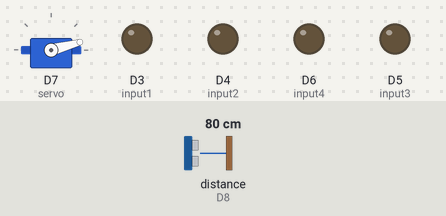
Bench run of a sketch on a simulated ESP8266 (NodeMCU). Shown: servo, output pins drawn as LEDs (lit = HIGH). Wiring (inferred from the names in the program): ultrasonic range finder: trigger D0; echo D8. The inputs (shaded band) are chosen by the test bench; at power-on: distance to the obstacle (sensor on D8) 80 cm. The echo pulse lasts 58.3 µs per cm; WiFi joins after 1.5 s; servers stay silent unless stated; pins used as bus, display or sensor lines are not drawn; what the sketch prints to the serial monitor is not drawn.

Above: at 2.7 s.
2.8 s: distance to the obstacle (sensor on D8) set to 19 cm
5.8 s: distance to the obstacle (sensor on D8) set to 14 cm
At 7.8 s:
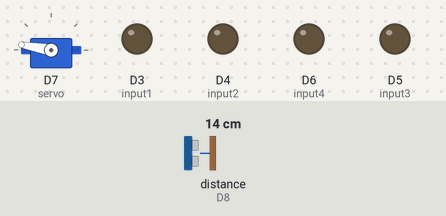
8.8 s: distance to the obstacle (sensor on D8) set to 15 cm
At 11.5 s:
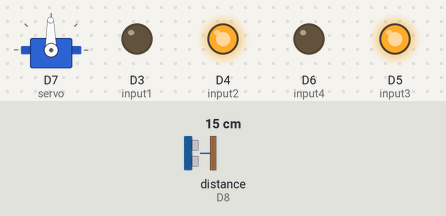
11.8 s: distance to the obstacle (sensor on D8) set to 18 cm
At 15.5 s:
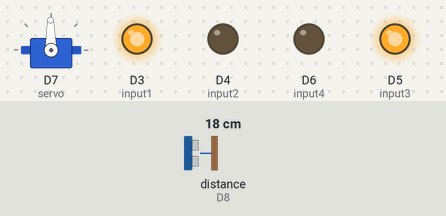
Timing chart, 0 to 15.8 s (numbered marks = the images above; inputs shaded):
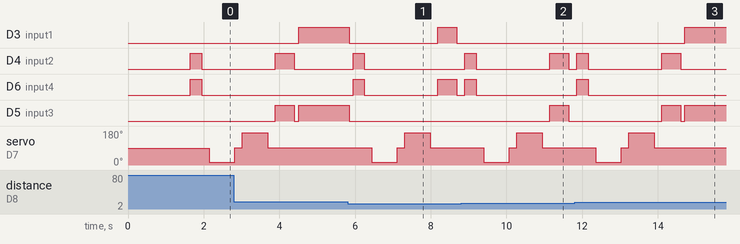

The sketch:

AnimoCombinedMode.ino
```cpp
#include<UniversalTelegramBot.h>
#include<ArduinoJson.h>
#include <Servo.h>
#include <ESP8266WiFi.h>
#include<WiFiClientSecure.h>

#define botToken "YOUR_BOT_TOKEN"
#define CHAT_ID "YOUR_CHAT_ID"

Servo servo;
WiFiClientSecure client;
UniversalTelegramBot bot(botToken,client);
int botRequestDelay = 1000;
unsigned long lastTimeBotRan;

char* ssid = "WIFI_SSID";
char* password = "WIFI_PASSWORD";
int echo=15,trig=16;
int input1=0,input2=2;    // LEFT Motor
int input3=14,input4=12;  // RIGHT Motor
int en1=5,en2=4;

int distance;


void handleMessages(int numNewMessages){
  Serial.println("Handle New messages");
  Serial.println(String(numNewMessages));
  for(int i=0;i<numNewMessages;i++){
    if (bot.messages[i].type ==  F("callback_query")) {
      String text = bot.messages[i].text;
      Serial.print("Call back button pressed with text: ");
      Serial.println(text);

      if (text == F("F")) {
        moveForward();
      } else if (text == F("B")) {
        moveBackward();
      } else if( text == F("L")){
        turnLeft();
      } else if(text == F("R")){
        turnRight();
      }else if(text == F("S")){
        stopBot();
      }
      }else{
        String chat_id = String(bot.messages[i].chat_id);
        Serial.println(chat_id);
        if(chat_id != CHAT_ID){
          bot.sendMessage(chat_id,"Unauthorized user");
          continue;
        }
        String text = bot.messages[i].text;
        Serial.println(text);
        String from_name = bot.messages[i].from_name;
        if (text == "/start") {
          String welcome = "Welcome, " + from_name + ".\n";
          welcome += "Use the following commands to control your outputs.\n\n";
          welcome += "/F to Move Forward \n";
          welcome += "/B to Move Backward\n";
          welcome += "/L to Left Turn\n";
          welcome += "/R to Right Turn\n";
          bot.sendMessage(chat_id, welcome, "");
        }
        if (text == "/options")
        {
            String keyboardJson = F("[[{ \"text\" : \"Forward\", \"callback_data\" : \"F\" },{ \"text\" : \"Backward\", \"callback_data\" : \"B\" }],");
            keyboardJson += F("[{ \"text\" : \"Left\", \"callback_data\" : \"L\" },{ \"text\" : \"Right\", \"callback_data\" : \"R\" }],");
            keyboardJson += F("[{ \"text\" : \"Stop\", \"callback_data\" : \"S\" }]]");
            bot.sendMessageWithInlineKeyboard(chat_id, "Commands", "", keyboardJson);
        }
      }
  }
}

void setup() {
  // put your setup code here, to run once:
  Serial.begin(9600);
  servo.attach(D7);
  servo.write(90);
  WiFi.begin(ssid, password);
  while(WiFi.status() != WL_CONNECTED){
    delay(500);
    Serial.print(".");
  }

  Serial.println("WiFi connected");
  Serial.println("Server Started");
  Serial.print("IP Address of network: ");
  Serial.println(WiFi.localIP());

  #ifdef ESP8266
    client.setInsecure();
  #endif
  pinMode(trig,OUTPUT);
  pinMode(echo,INPUT);
  pinMode(input1,OUTPUT);
  pinMode(input2,OUTPUT);
  pinMode(input3,OUTPUT);
  pinMode(input4,OUTPUT);
}


void loop() {
//  if (millis() > lastTimeBotRan + botRequestDelay)  {
//    int numNewMessages = bot.getUpdates(bot.last_message_received + 1);
    int distanceR = 0;
    int distanceL =  0;
    delay(40);
    Serial.print(distance);
    if(distance<=15)
    {
      stopBot();
      delay(100);
      moveBackward();
      delay(300);
      stopBot();
      delay(200);
      distanceR = lookRight();
      delay(200);
      distanceL = lookLeft();
      delay(200);

      if(distanceR>=distanceL)
      {
        rotateRight();
        stopBot();
      }else
      {
        rotateLeft();
        stopBot();
      }
     }
    else{
      moveForward();
//      while(numNewMessages) {
//        Serial.println("got response");
//        handleMessages(numNewMessages);
//        numNewMessages = bot.getUpdates(bot.last_message_received + 1);
//      }
    }
    distance = readPing();

//    lastTimeBotRan = millis();
//  }
}

void moveForward(){
  digitalWrite(input1,HIGH);
  digitalWrite(input2,LOW);
  digitalWrite(input3,HIGH);
  digitalWrite(input4,LOW);
}

void moveBackward(){
  digitalWrite(input1,LOW);
  digitalWrite(input2,HIGH);
  digitalWrite(input3,LOW);
  digitalWrite(input4,HIGH);
}

void rotateRight(){
  digitalWrite(input1,HIGH);
  digitalWrite(input2,LOW);
  digitalWrite(input3,LOW);
  digitalWrite(input4,HIGH);
  delay(500);
}

void rotateLeft(){
  digitalWrite(input1,LOW);
  digitalWrite(input2,HIGH);
  digitalWrite(input3,HIGH);
  digitalWrite(input4,LOW);
  delay(500);
}

void turnLeft(){
  digitalWrite(input1,LOW);
  digitalWrite(input2,LOW);
  digitalWrite(input3,HIGH);
  digitalWrite(input4,LOW);
}

void turnRight(){
  digitalWrite(input1,HIGH);
  digitalWrite(input2,LOW);
  digitalWrite(input3,LOW);
  digitalWrite(input4,LOW);
}
void stopBot(){
  digitalWrite(input1,LOW);
  digitalWrite(input2,LOW);
  digitalWrite(input3,LOW);
  digitalWrite(input4,LOW);
}
int readPing() {
  delay(70);
  digitalWrite(trig,LOW);
  delayMicroseconds(2);
  digitalWrite(trig,HIGH);
  delayMicroseconds(10);
  digitalWrite(trig,LOW);
  long duration = pulseIn(echo,HIGH);
  int cm = duration*0.034/2;
  Serial.println(cm);
  return cm;
}
int lookLeft(){
  servo.write(170);
  delay(500);
  int d = readPing();
  delay(100);
  servo.write(91);
  return d;
}
int lookRight(){
  servo.write(15);
  delay(500);
  int d = readPing();
  delay(100);
  servo.write(91);
  return distance;
}
```

Measured:
- the behaviour switches between 17 and 16 cm on distance to the obstacle (sensor on D8) (found by bisection; images 0 and 1)
- the behaviour switches between 14 and 15 cm on distance to the obstacle (sensor on D8) (found by bisection; images 1 and 2)
- after the input at 5.8 s, D3 (input1): HIGH → LOW after 0.05 s, → HIGH 2.3 s later, → LOW 0.50 s later; D4 (input2): LOW → HIGH after 0.15 s, → LOW 0.30 s later
- after the input at 8.8 s, D3 (input1): stays LOW (without the input it goes to HIGH after 2.3 s); D6 (input4): goes on until 9.2 s, then stays LOW; D5 (input3): LOW → HIGH after 2.3 s, → LOW 0.50 s later
- after the input at 11.8 s, D6 (input4): goes on until 12.2 s, then stays LOW; D5 (input3): LOW → HIGH after 2.3 s, → LOW 0.50 s later, → HIGH 0.11 s later; servo on D7 (servo): goes on until 13.9 s, then stays 91°
